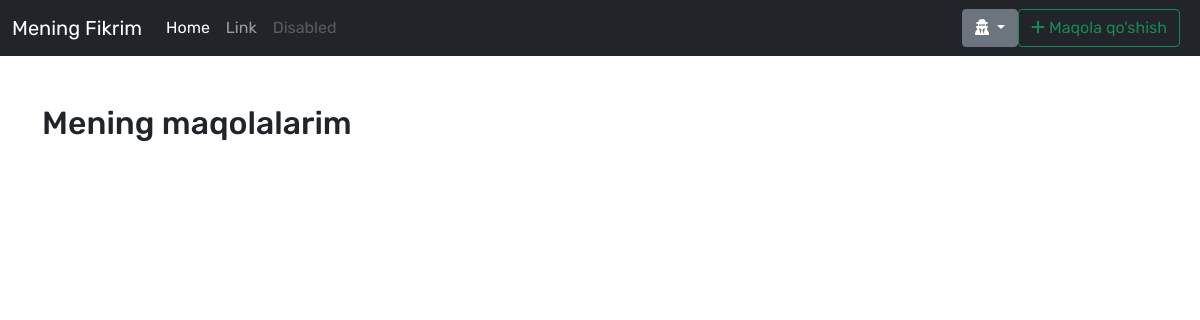
The app's page /posts/ (signed in), older data.
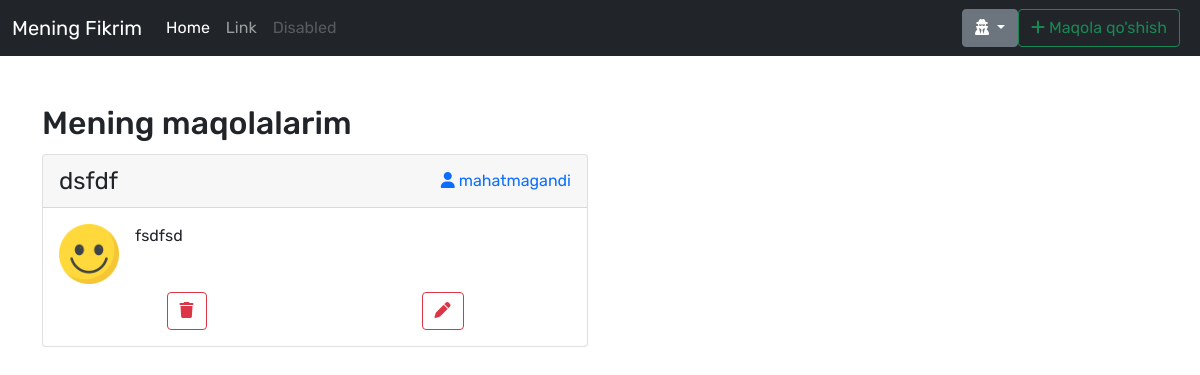
The same page, newer data.
### main/models.py (models this page shows, shortened)
class Post(models.Model):
    title = models.CharField(max_length=250, blank=True)
    body = models.TextField(blank=True)
    author = models.ForeignKey(
        User, on_delete=models.CASCADE, related_name='user')
    tag = models.ForeignKey(Tag, on_delete=models.PROTECT, related_name='tags')
    emoji = models.ForeignKey(
        Emoji, on_delete=models.PROTECT, related_name="emojies")

class Emoji(models.Model):
    name = models.CharField(max_length=50, blank=True)
    emoji = models.ImageField(upload_to="post/emojies/")

### main/views.py (the view)
# urls.py: path("posts/", views.user_posts, name="user_posts"),
@login_required
def user_posts(request):
    object_list = Post.objects.filter(author=request.user)
    return render(request, "post/list.html", {"object_list": object_list})

### templates/post/list.html
{% extends 'wrapper.html' %} {% block content %}
<section class="d-flex justify-content-center flex-column mt-5">
    <div class="container">
        <h2>Mening maqolalarim</h2>
        <div class="row">
            {% for post in object_list %}
            <div class="col-sm-12 col-md-12 col-lg-6 my-1">
                <div class="card">
                    <div class="card-header d-flex justify-content-between align-items-center">
                        <div class="fs-4">{{post.title}}</div>
                        <div>
                            <a href="#" class="text-decoration-none fs-6">
                                <i class="fas fa-user"></i> {{post.author}}
                            </a>
                        </div>
                    </div>
                    <div class="card-body">
                        <div class="d-flex">
                            <div class="flex-shrink-0">
                                <img src="{{post.emoji.emoji.url}}" width="60" alt="...">
                            </div>
                            <div class="flex-grow-1 ms-3">
                                <p>{{post.body|truncatewords:"20"}}</p>
                            </div>
                        </div>
                        <div class="d-flex justify-content-around mt-2">
                            <a href="{% url 'main:delete' post.id %}" class="btn btn-outline-danger">
                                <i class="fas fa-trash"></i>
                            </a>
                            <a href="{% url 'main:edit' post.id %}" class="btn btn-outline-danger">
                                <i class="fas fa-pen"></i>
                            </a>
                        </div>
                    </div>
                </div>
            </div>
            {% endfor %}
        </div>
    </div>
</section>
{% endblock %}

Row changes from the older to the newer data that the page shows:
added Post: title "dsfdf", author "mahatmagandi", emoji.emoji (picture), body "fsdfsd"
